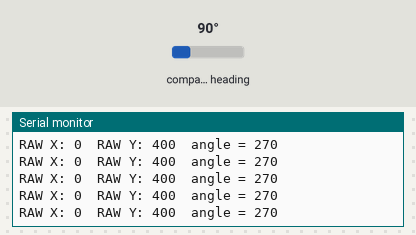
Bench run of a program on a simulated ATmega328P, built with avr-gcc and emulated at 16 MHz. Parts: the last lines printed to the serial monitor. Wiring (inferred from the names in the program): HMC5883L compass at I2C address 0x1E. The test bench sets the inputs (shaded band); at power-on: compass heading 90°.

Above: at 1.2 s.
1.3 s: compass heading set to 7°
At 2.2 s:
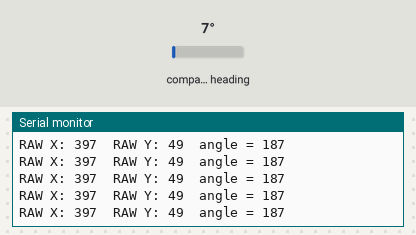
4.3 s: compass heading set to 90°
At 4.8 s:
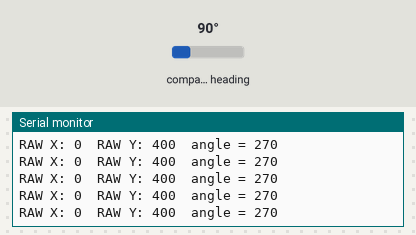
7.3 s: compass heading set to 180°
At 8.0 s:
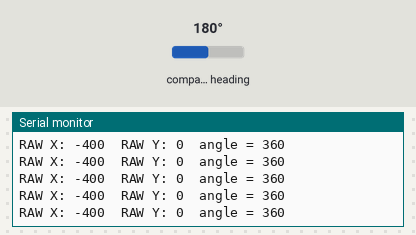
10.3 s: compass heading set to 352°
At 11.0 s:
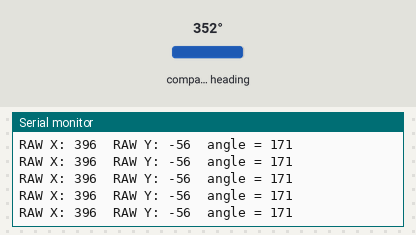
13.3 s: compass heading set to 269°
At 13.8 s:
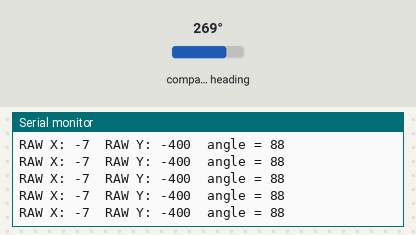
16.3 s: compass heading set to 4°
At 17.1 s:
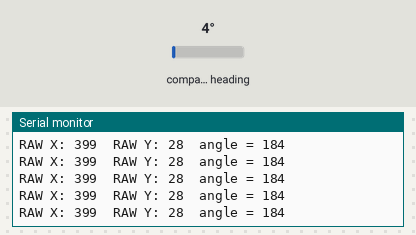
Timing chart, 0 to 19.3 s (numbered marks = the images above; inputs shaded):
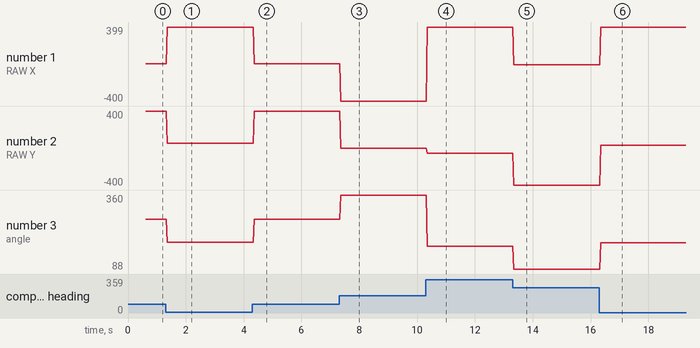

Measured:
- after the input at 1.3 s, the serial monitor: prints a new line after 0.06 s (image 1)
- after the input at 7.3 s, the serial monitor: prints a new line after 0.05 s (image 3)
- after the input at 10.3 s, the serial monitor: prints a new line after 0.06 s (image 4)
- after the input at 13.3 s, the serial monitor: prints a new line at once (image 5)
- after the input at 16.3 s, the serial monitor: prints a new line after 0.05 s (image 6)
- plotted number 1: 0 → 397 after the input at 1.3 s, 0 → -400 after the input at 7.3 s, -400 → 396 after the input at 10.3 s, 396 → -7 after the input at 13.3 s, -7 → 399 after the input at 16.3 s
- plotted number 2: 400 → 49 after the input at 1.3 s, 0 → -56 after the input at 10.3 s, -400 → 28 after the input at 16.3 s
- plotted number 3: 270 → 187 after the input at 1.3 s, 270 → 360 after the input at 7.3 s, 360 → 171 after the input at 10.3 s, 171 → 88 after the input at 13.3 s, 88 → 184 after the input at 16.3 s

The program:

main.cpp
```cpp
/*
 * compass.cpp
 *
 * Created: 11/24/2017 12:58:51 AM
 * Author : abheesh
 */

#define F_CPU 16000000ul // Clock Speed

#include <util/delay.h>
#include <avr/io.h>
#include <avr/interrupt.h>
#include <stdlib.h>

#include "compass.h"
#include "uart.h"


int main(void)
{
	sei();
	uart0_init(UART_BAUD_SELECT(9600,F_CPU));
    init_HMC5883L();
	uart0_puts("Initializing compass ...\r\n");
	_delay_ms(300);
	uart0_puts("... \r\n");
	_delay_ms(300);
	uart0_puts("...\r\n");
    while (1)
    {

		read_Compass();

		uart0_puts("RAW X: ");uart0_putint(raw_x);
		uart0_puts("\tRAW Y: ");uart0_putint(raw_y);
		uart0_puts("\tangle = ");uart0_putint(calculateAngle());
		uart0_puts("\r\n");


    }
}
```

TWI.cpp
```cpp
/*
 * TWI.cpp
 *
 * Created: 1/30/2016 9:45:20 AM
 *  Author: Sizrin
 */

#define F_CPU 16000000UL

#include <avr/io.h>
#include <avr/interrupt.h>
#include <util/delay.h>
#include "TWI.h"

/* I2C clock in Hz */
#define SCL_CLOCK  100000L


/*************************************************************************
 Initialization of the I2C bus interface. Need to be called only once
*************************************************************************/
void i2c_init(void)
{
  /* initialize TWI clock: 100 kHz clock, TWPS = 0 => prescaler = 1 */

  TWSR = 0;                         /* no prescaler */
  TWBR = ((F_CPU/SCL_CLOCK)-16)/2;  /* must be > 10 for stable operation */

}/* i2c_init */


/*************************************************************************
  Issues a start condition and sends address and transfer direction.
  return 0 = device accessible, 1= failed to access device
*************************************************************************/
unsigned char i2c_start(unsigned char address)
{
    uint8_t   twst;

	// send START condition
	TWCR = (1<<TWINT) | (1<<TWSTA) | (1<<TWEN);

	// wait until transmission completed
	while(!(TWCR & (1<<TWINT)));

	// check value of TWI Status Register. Mask prescaler bits.
	twst = TW_STATUS & 0xF8;
	if ( (twst != TW_START) && (twst != TW_REP_START)) return 1;

	// send device address
	TWDR = address;
	TWCR = (1<<TWINT) | (1<<TWEN);

	// wail until transmission completed and ACK/NACK has been received
	while(!(TWCR & (1<<TWINT)));

	// check value of TWI Status Register. Mask prescaler bits.
	twst = TW_STATUS & 0xF8;
	if ( (twst != TW_MT_SLA_ACK) && (twst != TW_MR_SLA_ACK) ) return 1;

	return 0;

}/* i2c_start */


/*************************************************************************
 Issues a repeated start condition and sends address and transfer direction
 Input:   address and transfer direction of I2C device

 Return:  0 device accessible
          1 failed to access device
*************************************************************************/
unsigned char i2c_rep_start(unsigned char address)
{
    return i2c_start( address );

}/* i2c_rep_start */


/*************************************************************************
 Terminates the data transfer and releases the I2C bus
*************************************************************************/
void i2c_stop(void)
{
    /* send stop condition */
	TWCR = (1<<TWINT) | (1<<TWEN) | (1<<TWSTO);

	// wait until stop condition is executed and bus released
	while(TWCR & (1<<TWSTO));

}/* i2c_stop */


/*************************************************************************
  Send one byte to I2C device

  Input:    byte to be transfered
  Return:   0 write successful
            1 write failed
*************************************************************************/
unsigned char i2c_write( unsigned char data )
{
    uint8_t   twst;

	// send data to the previously addressed device
	TWDR = data;
	TWCR = (1<<TWINT) | (1<<TWEN);

	// wait until transmission completed
	while(!(TWCR & (1<<TWINT)));

	// check value of TWI Status Register. Mask prescaler bits
	twst = TW_STATUS & 0xF8;
	if( twst != TW_MT_DATA_ACK) return 1;
	return 0;

}/* i2c_write */

/*************************************************************************
 Read one byte from the I2C device, request more data from device

 Return:  byte read from I2C device
*************************************************************************/
unsigned char i2c_readAck(void)
{
	TWCR = (1<<TWINT) | (1<<TWEN) | (1<<TWEA);
	while(!(TWCR & (1<<TWINT)));

    return TWDR;

}/* i2c_readAck */


/*************************************************************************
 Read one byte from the I2C device, read is followed by a stop condition

 Return:  byte read from I2C device
*************************************************************************/
unsigned char i2c_readNak(void)
{
	TWCR = (1<<TWINT) | (1<<TWEN);
	while(!(TWCR & (1<<TWINT)) );

    return TWDR;

}/* i2c_readNak */
```

TWI.h
```cpp
/*
 * TWI.h
 *
 * Created: 1/30/2016 9:43:30 AM
 *  Author: Sizrin
 */


#ifndef TWI_H_
#define TWI_H_


#include <util/twi.h>


#define SCL_CLOCK  100000L
#define I2C_WRITE   0
#define I2C_READ    1

void i2c_init(void);
void i2c_stop(void);
unsigned char i2c_start(unsigned char addr);
unsigned char i2c_rep_start(unsigned char addr);
unsigned char i2c_write(unsigned char data);
unsigned char i2c_readAck(void);
unsigned char i2c_readNak(void);


#endif /* TWI_H_ */
```

compass.h
```cpp
/*
 * compass.h
 *
 * Created: 11/24/2017 1:00:45 AM
 *  Author: abheesh
 */


#ifndef COMPASS_H_
#define COMPASS_H_

#include "TWI.h"
#include <avr/io.h>
#include "uart.h"
#include <math.h>

#define HMC5883L_WRITE 0x3c // write address  //7-bit address=0x1E
#define HMC5883L_READ 0x3d // read address

int16_t raw_x = 0;
int16_t raw_y = 0;
int16_t raw_z = 0;

void init_HMC5883L(void){

	i2c_init();
	i2c_start(HMC5883L_WRITE);
	i2c_write(0x00); // set pointer to CRA 0x10
	i2c_write(0x70); // write 0x70 to CRA  Number of samples per output=8  ,data output rate=15
	i2c_stop();

	i2c_start(HMC5883L_WRITE);
	i2c_write(0x01); // set pointer to CRB  0x20
	i2c_write(0xA0); //gain=390  resolution(mg/LSB)=2.56  ,output= -2048-2047
	i2c_stop();

	i2c_start(HMC5883L_WRITE);
	i2c_write(0x02); // set pointer to measurement mode
	i2c_write(0x00); // continous measurement
	i2c_stop();

}

void read_Compass(void){

	i2c_start(HMC5883L_WRITE);
	i2c_write(0x03); //set pointer to X-axis MSB
	i2c_stop();

	i2c_rep_start(HMC5883L_READ);
	raw_x = ((uint8_t)i2c_readAck())<<8;
	raw_x |= i2c_readAck();

	raw_z = ((uint8_t)i2c_readAck())<<8;
	raw_z |= i2c_readAck();


	raw_y = ((uint8_t)i2c_readAck())<<8;
	raw_y |= i2c_readNak();


	i2c_stop();

}

int calculateAngle()
{
	return ((atan2((double)raw_y,(double)raw_x)* 180 / 3.14159265 + 180.0));
}

#endif /* COMPASS_H_ */
```

Source omitted: uart.cpp (39977 bytes), uart.h (12942 bytes)
